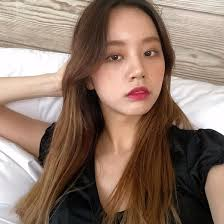
#> input picture PythonLearn/opencv/TrainFaces/LHL/4.jpg, 224 x 224 px, given in place of 4.png, which was not available
$ jupyter execute 09-Splitmerge.ipynb   (text cells are left out)
#> lines starting #> are read from the running program, lines starting #| are printed output that depends on the picture; pictures that were not available may be replaced by others from this repository, and a replacement may not be noted
[cell 1]
import cv2 as cv
import numpy as np

img = cv.imread("Photos/4.png")
#> img is the input picture: shape (224, 224, 3); mean B, G, R 103.8, 117.4, 141.1
# cv.imshow("image", img)
# resize 缩放
resized = cv.resize(img, None, fx=0.2, fy=0.2)
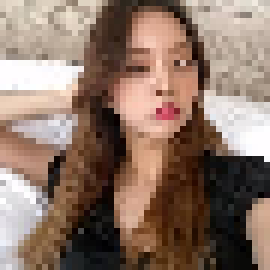
#> resized: shape (45, 45, 3) (shown 6 times larger); mean B, G, R 103.6, 117.3, 140.9
cv.imshow("Resized", resized)
img = resized

blank = np.zeros(img.shape[0:2], np.uint8)

# 三原色分离
b, g, r = cv.split(img)
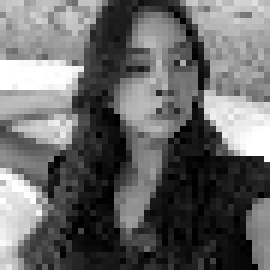
#> b: shape (45, 45) (shown 6 times larger); min 0, max 255, mean 103.6
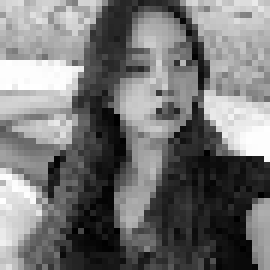
#> g: shape (45, 45) (shown 6 times larger); min 0, max 255, mean 117.3
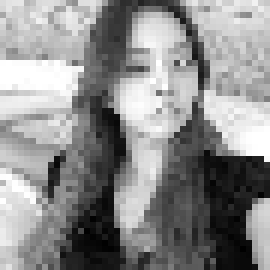
#> r: shape (45, 45) (shown 6 times larger); min 0, max 255, mean 140.9
blue = cv.merge([b, blank, blank])
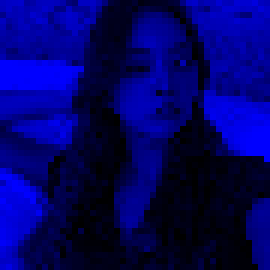
#> blue: shape (45, 45, 3) (shown 6 times larger); mean of channels 0, 1, 2 103.6, 0, 0; drawn as B, G, R
green = cv.merge([blank, g, blank])
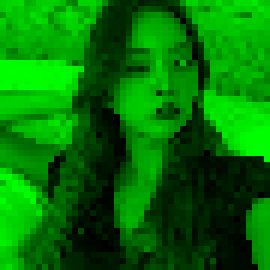
#> green: shape (45, 45, 3) (shown 6 times larger); mean of channels 0, 1, 2 0, 117.3, 0; drawn as B, G, R
red = cv.merge([blank, blank, r])
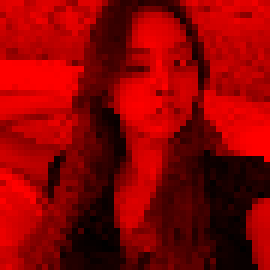
#> red: shape (45, 45, 3) (shown 6 times larger); mean of channels 0, 1, 2 0, 0, 140.9; drawn as B, G, R

cv.imshow("BlueBlank", blue)
cv.imshow("GreenBlank", green)
cv.imshow("RedBlank", red)

cv.imshow("Blue", b)
cv.imshow("Green", g)
cv.imshow("Red", r)

print(img.shape)
#| (45, 45, 3)
print(b.shape)
#| (45, 45)
print(g.shape)
#| (45, 45)
print(r.shape)
#| (45, 45)

# 合并三色图
merged = cv.merge([b, g, r])
cv.imshow("Merged", merged)


cv.waitKey(0)
cv.destroyAllWindows()

$ run again, with PythonLearn/opencv/TrainFaces/LHL/1.jpg copied over PythonLearn/opencv/TrainFaces/LHL/4.jpg
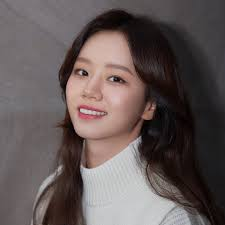
#> input picture PythonLearn/opencv/TrainFaces/LHL/1.jpg, 225 x 225 px, given in place of 4.png, which was not available
#> img is the input picture: shape (225, 225, 3); mean B, G, R 86.7, 87.6, 98.8
#> `green = cv.merge([blank, g, blank])`:
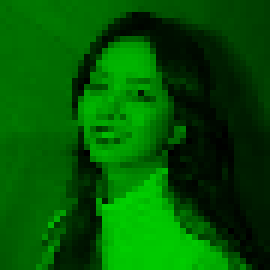
#> green: shape (45, 45, 3) (shown 6 times larger); mean of channels 0, 1, 2 0, 87.8, 0; drawn as B, G, R
#> `red = cv.merge([blank, blank, r])`:
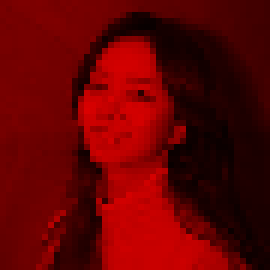
#> red: shape (45, 45, 3) (shown 6 times larger); mean of channels 0, 1, 2 0, 0, 98.9; drawn as B, G, R
#| (45, 45, 3)
#| (45, 45)
#| (45, 45)
#| (45, 45)

$ run again, with PythonLearn/opencv/TrainFaces/LHL/10.jpg copied over PythonLearn/opencv/TrainFaces/LHL/4.jpg
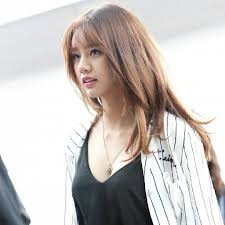
#> input picture PythonLearn/opencv/TrainFaces/LHL/10.jpg, 225 x 225 px, given in place of 4.png, which was not available
#> img is the input picture: shape (225, 225, 3); mean B, G, R 192.2, 195.4, 201.3
#> `green = cv.merge([blank, g, blank])`:
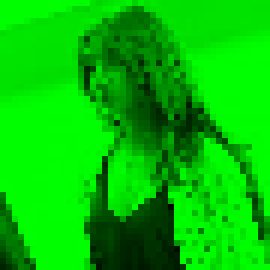
#> green: shape (45, 45, 3) (shown 6 times larger); mean of channels 0, 1, 2 0, 195.6, 0; drawn as B, G, R
#> `red = cv.merge([blank, blank, r])`:
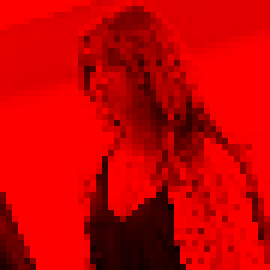
#> red: shape (45, 45, 3) (shown 6 times larger); mean of channels 0, 1, 2 0, 0, 201.4; drawn as B, G, R
#| (45, 45, 3)
#| (45, 45)
#| (45, 45)
#| (45, 45)

$ run again, with PythonLearn/opencv/TrainFaces/LHL/11.jpg copied over PythonLearn/opencv/TrainFaces/LHL/4.jpg
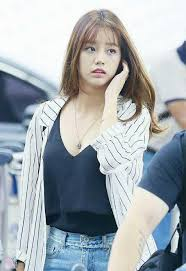
#> input picture PythonLearn/opencv/TrainFaces/LHL/11.jpg, 186 x 271 px, given in place of 4.png, which was not available
#> img is the input picture: shape (271, 186, 3); mean B, G, R 177, 172.1, 164.5
#> `red = cv.merge([blank, blank, r])`:
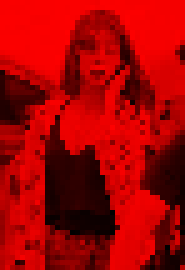
#> red: shape (54, 37, 3) (shown 5 times larger); mean of channels 0, 1, 2 0, 0, 165.5; drawn as B, G, R
#| (54, 37, 3)
#| (54, 37)
#| (54, 37)
#| (54, 37)
